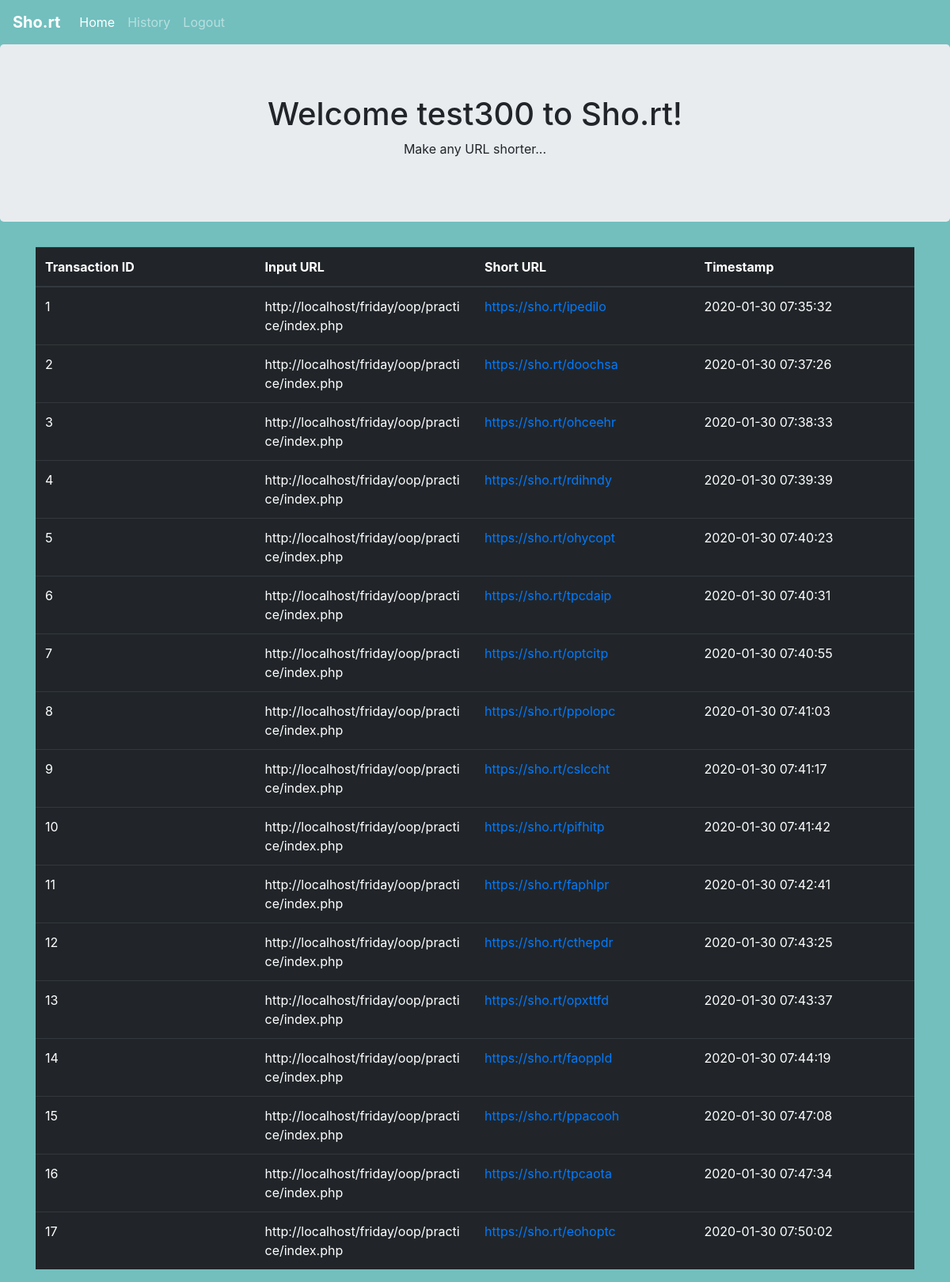
Page /history.php (signed in) on the committed database.
### tables this page shows
CREATE TABLE `table_1` (
  `transaction_id` int(11) NOT NULL,
  `t_input_url` varchar(2084) NOT NULL,
  `t_output_url` varchar(2084) NOT NULL,
  `t_timestamp` datetime NOT NULL DEFAULT current_timestamp(),
  `user_id` int(11) NOT NULL
);

### injector.php (the view, shortened to what this page needs)
<?php
class injector{
	public $con;
	function __construct($serverName,$dbuser,$dbpassword,$dbname){
		$this -> con = new mysqli($serverName,$dbuser,$dbpassword,$dbname);
	}
	function displayHistory(){
		$id=$_SESSION['user_id'];
		$sql = "SELECT * FROM table_1 WHERE user_id = $id";
		$result= $this->con->query($sql);
		if ($result->num_rows != 0) {
			echo "<thead><tr>
				<th>Transaction ID</th>
				<th>Input URL</th>
				<th>Short URL</th>
				<th>Timestamp</th>
			  </tr></thead><tbody>";
			while($row = $result->fetch_assoc()) {
				echo "<tr>";
				echo "<td>".$row['transaction_id']."</td>";
				echo "<td>".$row['t_input_url']."</td>";
				echo "<td><a href='".$row['t_input_url']."'>".$row['t_output_url']."</a></td>";
				echo "<td>".$row['t_timestamp']."</td>";
				echo "</tr>";
			}
			echo "</tbody>";
		}
		else
			echo "No transactions yet!";
	}
}
?>

### history.php (shortened to what this page needs)
<?php
include 'injector.php';
?>
<!doctype html>
<html lang="en">
<head>
    <link rel="stylesheet" href="<a class="vglnk" href="https://stackpath.bootstrapcdn.com/bootstrap/4.2.1/css/bootstrap.min.css" rel="nofollow">
	  <link href="//maxcdn.bootstrapcdn.com/bootstrap/4.1.1/css/bootstrap.min.css" rel="stylesheet" id="bootstrap-css">
<link href="//maxcdn.bootstrapcdn.com/bootstrap/4.0.0/css/bootstrap.min.css" rel="stylesheet" id="bootstrap-css">
</head>
<body>
<header>
  <nav class="navbar navbar-expand-lg navbar-dark default-color">
    <a class="navbar-brand" href="#"><strong>Sho.rt</strong></a>
    <div class="collapse navbar-collapse" id="navbarSupportedContent">
      <ul class="navbar-nav mr-auto">
        <li class="nav-item active">
          <a class="nav-link" href="index.php">Home </a>
        </li>
        <li class="nav-item">
          <a class="nav-link" href="history.php">History<span class="sr-only">(current)</span></a>
        </li>
        <li class="nav-item">
          <a class="nav-link"href="logout.php">Logout</a>
        </li>
      </ul>
      <ul class="navbar-nav nav-flex-icons">
        <li class="nav-item">
          <a class="nav-link"><i class="fab fa-facebook-f"></i></a>
        </li>
        <li class="nav-item">
          <a class="nav-link"><i class="fab fa-twitter"></i></a>
        </li>
        <li class="nav-item">
          <a class="nav-link"><i class="fab fa-instagram"></i></a>
        </li>
      </ul>
    </div>
  </nav>
</header>
<div class="jumbotron text-center">
  <h1>Welcome <?php if(isset($_SESSION['userName']))echo $_SESSION['userName'];else error_reporting(0);?> to Sho.rt!</h1>
  <p>Make any URL shorter...</p>
</div>
<div class="container">
  <table class="table table-dark table-hover">
	<?php
		$newInjec = new injector("localhost","root","","tinyurl");
		$newInjec->displayHistory();
	?>
  </table>
</div>
</body>
</html>

### history.php (style rules this page uses)
body { background-color: #72bfbe; }
body * { font-family: 'Montserrat' sans-serif; }
.table { table-layout: fixed; over-flow: break-word; word-wrap: break-word; }

### rows in the picture
table_1: transaction_id "1", t_input_url "http://localhost/friday/oop/practice/index.php", t_output_url "https://sho.rt/ipedilo", t_timestamp "2020-01-30 07:35:32"
table_1: transaction_id "2", t_input_url "http://localhost/friday/oop/practice/index.php", t_output_url "https://sho.rt/doochsa", t_timestamp "2020-01-30 07:37:26"
table_1: transaction_id "3", t_input_url "http://localhost/friday/oop/practice/index.php", t_output_url "https://sho.rt/ohceehr", t_timestamp "2020-01-30 07:38:33"
table_1: transaction_id "4", t_input_url "http://localhost/friday/oop/practice/index.php", t_output_url "https://sho.rt/rdihndy", t_timestamp "2020-01-30 07:39:39"
table_1: transaction_id "5", t_input_url "http://localhost/friday/oop/practice/index.php", t_output_url "https://sho.rt/ohycopt", t_timestamp "2020-01-30 07:40:23"
table_1: transaction_id "6", t_input_url "http://localhost/friday/oop/practice/index.php", t_output_url "https://sho.rt/tpcdaip", t_timestamp "2020-01-30 07:40:31"
table_1: transaction_id "7", t_input_url "http://localhost/friday/oop/practice/index.php", t_output_url "https://sho.rt/optcitp", t_timestamp "2020-01-30 07:40:55"
table_1: transaction_id "8", t_input_url "http://localhost/friday/oop/practice/index.php", t_output_url "https://sho.rt/ppolopc", t_timestamp "2020-01-30 07:41:03"
table_1: transaction_id "9", t_input_url "http://localhost/friday/oop/practice/index.php", t_output_url "https://sho.rt/cslccht", t_timestamp "2020-01-30 07:41:17"
table_1: transaction_id "10", t_input_url "http://localhost/friday/oop/practice/index.php", t_output_url "https://sho.rt/pifhitp", t_timestamp "2020-01-30 07:41:42"
table_1: transaction_id "11", t_input_url "http://localhost/friday/oop/practice/index.php", t_output_url "https://sho.rt/faphlpr", t_timestamp "2020-01-30 07:42:41"
table_1: transaction_id "12", t_input_url "http://localhost/friday/oop/practice/index.php", t_output_url "https://sho.rt/cthepdr", t_timestamp "2020-01-30 07:43:25"
table_1: transaction_id "13", t_input_url "http://localhost/friday/oop/practice/index.php", t_output_url "https://sho.rt/opxttfd", t_timestamp "2020-01-30 07:43:37"
table_1: transaction_id "14", t_input_url "http://localhost/friday/oop/practice/index.php", t_output_url "https://sho.rt/faoppld", t_timestamp "2020-01-30 07:44:19"
table_1: transaction_id "15", t_input_url "http://localhost/friday/oop/practice/index.php", t_output_url "https://sho.rt/ppacooh", t_timestamp "2020-01-30 07:47:08"
table_1: transaction_id "16", t_input_url "http://localhost/friday/oop/practice/index.php", t_output_url "https://sho.rt/tpcaota", t_timestamp "2020-01-30 07:47:34"
table_1: transaction_id "17", t_input_url "http://localhost/friday/oop/practice/index.php", t_output_url "https://sho.rt/eohoptc", t_timestamp "2020-01-30 07:50:02"

### other values in the picture
$_SESSION['userName'] "test300"
